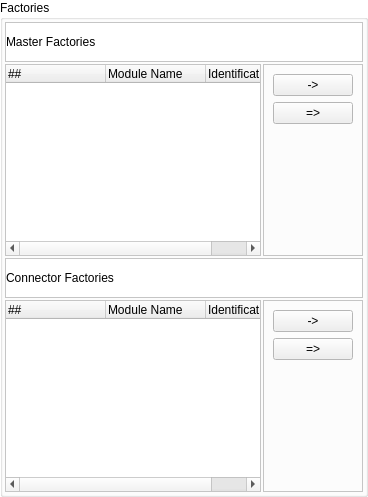
       <widget class="QGroupBox" name="groupBox_2">
        <property name="palette">
         <palette>
          <active>
           <colorrole role="Base">
            <brush brushstyle="SolidPattern">
             <color alpha="255">
              <red>255</red>
              <green>255</green>
              <blue>255</blue>
             </color>
            </brush>
           </colorrole>
           <colorrole role="Window">
            <brush brushstyle="SolidPattern">
             <color alpha="255">
              <red>255</red>
              <green>255</green>
              <blue>255</blue>
             </color>
            </brush>
           </colorrole>
          </active>
          <inactive>
           <colorrole role="Base">
            <brush brushstyle="SolidPattern">
             <color alpha="255">
              <red>255</red>
              <green>255</green>
              <blue>255</blue>
             </color>
            </brush>
           </colorrole>
           <colorrole role="Window">
            <brush brushstyle="SolidPattern">
             <color alpha="255">
              <red>255</red>
              <green>255</green>
              <blue>255</blue>
             </color>
            </brush>
           </colorrole>
          </inactive>
          <disabled>
           <colorrole role="Base">
            <brush brushstyle="SolidPattern">
             <color alpha="255">
              <red>255</red>
              <green>255</green>
              <blue>255</blue>
             </color>
            </brush>
           </colorrole>
           <colorrole role="Window">
            <brush brushstyle="SolidPattern">
             <color alpha="255">
              <red>255</red>
              <green>255</green>
              <blue>255</blue>
             </color>
            </brush>
           </colorrole>
          </disabled>
         </palette>
        </property>
        <property name="autoFillBackground">
         <bool>true</bool>
        </property>
        <property name="title">
         <string>Factories</string>
        </property>
        <layout class="QGridLayout" name="gridLayout_3" rowstretch="1,10,10,1,10,10">
         <property name="leftMargin">
          <number>2</number>
         </property>
         <property name="topMargin">
          <number>2</number>
         </property>
         <property name="rightMargin">
          <number>2</number>
         </property>
         <property name="bottomMargin">
          <number>2</number>
         </property>
         <property name="spacing">
          <number>2</number>
         </property>
         <item row="1" column="0" rowspan="2">
          <widget class="QTreeWidget" name="treeWidget_masterfactories">
           <attribute name="headerMinimumSectionSize">
            <number>100</number>
           </attribute>
           <column>
            <property name="text">
             <string>##</string>
            </property>
           </column>
           <column>
            <property name="text">
             <string>Module Name</string>
            </property>
           </column>
           <column>
            <property name="text">
             <string>Identification</string>
            </property>
           </column>
          </widget>
         </item>
         <item row="4" column="0" rowspan="2">
          <widget class="QTreeWidget" name="treeWidget_connectorfactories">
           <column>
            <property name="text">
             <string notr="true">##</string>
            </property>
           </column>
           <column>
            <property name="text">
             <string>Module Name</string>
            </property>
           </column>
           <column>
            <property name="text">
             <string>Identification</string>
            </property>
           </column>
          </widget>
         </item>
         <item row="1" column="1" rowspan="2">
          <widget class="QFrame" name="frame_7">
           <property name="frameShape">
            <enum>QFrame::StyledPanel</enum>
           </property>
           <property name="frameShadow">
            <enum>QFrame::Raised</enum>
           </property>
           <layout class="QVBoxLayout" name="verticalLayout_2">
            <item>
             <widget class="QPushButton" name="pushButton_setmaster">
              <property name="text">
               <string>-&gt;</string>
              </property>
             </widget>
            </item>
            <item>
             <widget class="QPushButton" name="pushButton_add_allmasters">
              <property name="text">
               <string>=&gt;</string>
              </property>
             </widget>
            </item>
            <item>
             <spacer name="verticalSpacer_2">
              <property name="orientation">
               <enum>Qt::Vertical</enum>
              </property>
              <property name="sizeHint" stdset="0">
               <size>
                <width>20</width>
                <height>40</height>
               </size>
              </property>
             </spacer>
            </item>
           </layout>
          </widget>
         </item>
         <item row="4" column="1" rowspan="2">
          <widget class="QFrame" name="frame_6">
           <property name="frameShape">
            <enum>QFrame::StyledPanel</enum>
           </property>
           <property name="frameShadow">
            <enum>QFrame::Raised</enum>
           </property>
           <layout class="QVBoxLayout" name="verticalLayout">
            <item>
             <widget class="QPushButton" name="pushButton_addconnector">
              <property name="text">
               <string>-&gt;</string>
              </property>
             </widget>
            </item>
            <item>
             <widget class="QPushButton" name="pushButton_add_allconnectors">
              <property name="text">
               <string>=&gt;</string>
              </property>
             </widget>
            </item>
            <item>
             <spacer name="verticalSpacer">
              <property name="orientation">
               <enum>Qt::Vertical</enum>
              </property>
              <property name="sizeHint" stdset="0">
               <size>
                <width>20</width>
                <height>40</height>
               </size>
              </property>
             </spacer>
            </item>
           </layout>
          </widget>
         </item>
         <item row="3" column="0" colspan="2">
          <widget class="QFrame" name="frame_8">
           <property name="palette">
            <palette>
             <active>
              <colorrole role="Base">
               <brush brushstyle="SolidPattern">
                <color alpha="255">
                 <red>255</red>
                 <green>255</green>
                 <blue>255</blue>
                </color>
               </brush>
              </colorrole>
              <colorrole role="Window">
               <brush brushstyle="SolidPattern">
                <color alpha="255">
                 <red>255</red>
                 <green>255</green>
                 <blue>255</blue>
                </color>
               </brush>
              </colorrole>
             </active>
             <inactive>
              <colorrole role="Base">
               <brush brushstyle="SolidPattern">
                <color alpha="255">
                 <red>255</red>
                 <green>255</green>
                 <blue>255</blue>
                </color>
               </brush>
              </colorrole>
              <colorrole role="Window">
               <brush brushstyle="SolidPattern">
                <color alpha="255">
                 <red>255</red>
                 <green>255</green>
                 <blue>255</blue>
                </color>
               </brush>
              </colorrole>
             </inactive>
             <disabled>
              <colorrole role="Base">
               <brush brushstyle="SolidPattern">
                <color alpha="255">
                 <red>255</red>
                 <green>255</green>
                 <blue>255</blue>
                </color>
               </brush>
              </colorrole>
              <colorrole role="Window">
               <brush brushstyle="SolidPattern">
                <color alpha="255">
                 <red>255</red>
                 <green>255</green>
                 <blue>255</blue>
                </color>
               </brush>
              </colorrole>
             </disabled>
            </palette>
           </property>
           <property name="autoFillBackground">
            <bool>true</bool>
           </property>
           <property name="frameShape">
            <enum>QFrame::StyledPanel</enum>
           </property>
           <property name="frameShadow">
            <enum>QFrame::Raised</enum>
           </property>
           <layout class="QHBoxLayout" name="horizontalLayout_6">
            <property name="spacing">
             <number>0</number>
            </property>
            <property name="leftMargin">
             <number>0</number>
            </property>
            <property name="topMargin">
             <number>12</number>
            </property>
            <property name="rightMargin">
             <number>0</number>
            </property>
            <property name="bottomMargin">
             <number>12</number>
            </property>
            <item>
             <widget class="QLabel" name="label_2">
              <property name="text">
               <string>Connector Factories</string>
              </property>
             </widget>
            </item>
           </layout>
          </widget>
         </item>
         <item row="0" column="0" colspan="2">
          <widget class="QFrame" name="frame_9">
           <property name="palette">
            <palette>
             <active>
              <colorrole role="Base">
               <brush brushstyle="SolidPattern">
                <color alpha="255">
                 <red>255</red>
                 <green>255</green>
                 <blue>255</blue>
                </color>
               </brush>
              </colorrole>
              <colorrole role="Window">
               <brush brushstyle="SolidPattern">
                <color alpha="255">
                 <red>255</red>
                 <green>255</green>
                 <blue>255</blue>
                </color>
               </brush>
              </colorrole>
             </active>
             <inactive>
              <colorrole role="Base">
               <brush brushstyle="SolidPattern">
                <color alpha="255">
                 <red>255</red>
                 <green>255</green>
                 <blue>255</blue>
                </color>
               </brush>
              </colorrole>
              <colorrole role="Window">
               <brush brushstyle="SolidPattern">
                <color alpha="255">
                 <red>255</red>
                 <green>255</green>
                 <blue>255</blue>
                </color>
               </brush>
              </colorrole>
             </inactive>
             <disabled>
              <colorrole role="Base">
               <brush brushstyle="SolidPattern">
                <color alpha="255">
                 <red>255</red>
                 <green>255</green>
                 <blue>255</blue>
                </color>
               </brush>
              </colorrole>
              <colorrole role="Window">
               <brush brushstyle="SolidPattern">
                <color alpha="255">
                 <red>255</red>
                 <green>255</green>
                 <blue>255</blue>
                </color>
               </brush>
              </colorrole>
             </disabled>
            </palette>
           </property>
           <property name="autoFillBackground">
            <bool>true</bool>
           </property>
           <property name="frameShape">
            <enum>QFrame::StyledPanel</enum>
           </property>
           <property name="frameShadow">
            <enum>QFrame::Raised</enum>
           </property>
           <layout class="QHBoxLayout" name="horizontalLayout_7">
            <property name="spacing">
             <number>0</number>
            </property>
            <property name="leftMargin">
             <number>0</number>
            </property>
            <property name="topMargin">
             <number>12</number>
            </property>
            <property name="rightMargin">
             <number>0</number>
            </property>
            <property name="bottomMargin">
             <number>12</number>
            </property>
            <item>
             <widget class="QLabel" name="label">
              <property name="text">
               <string>Master Factories</string>
              </property>
             </widget>
            </item>
           </layout>
          </widget>
         </item>
        </layout>
       </widget>
